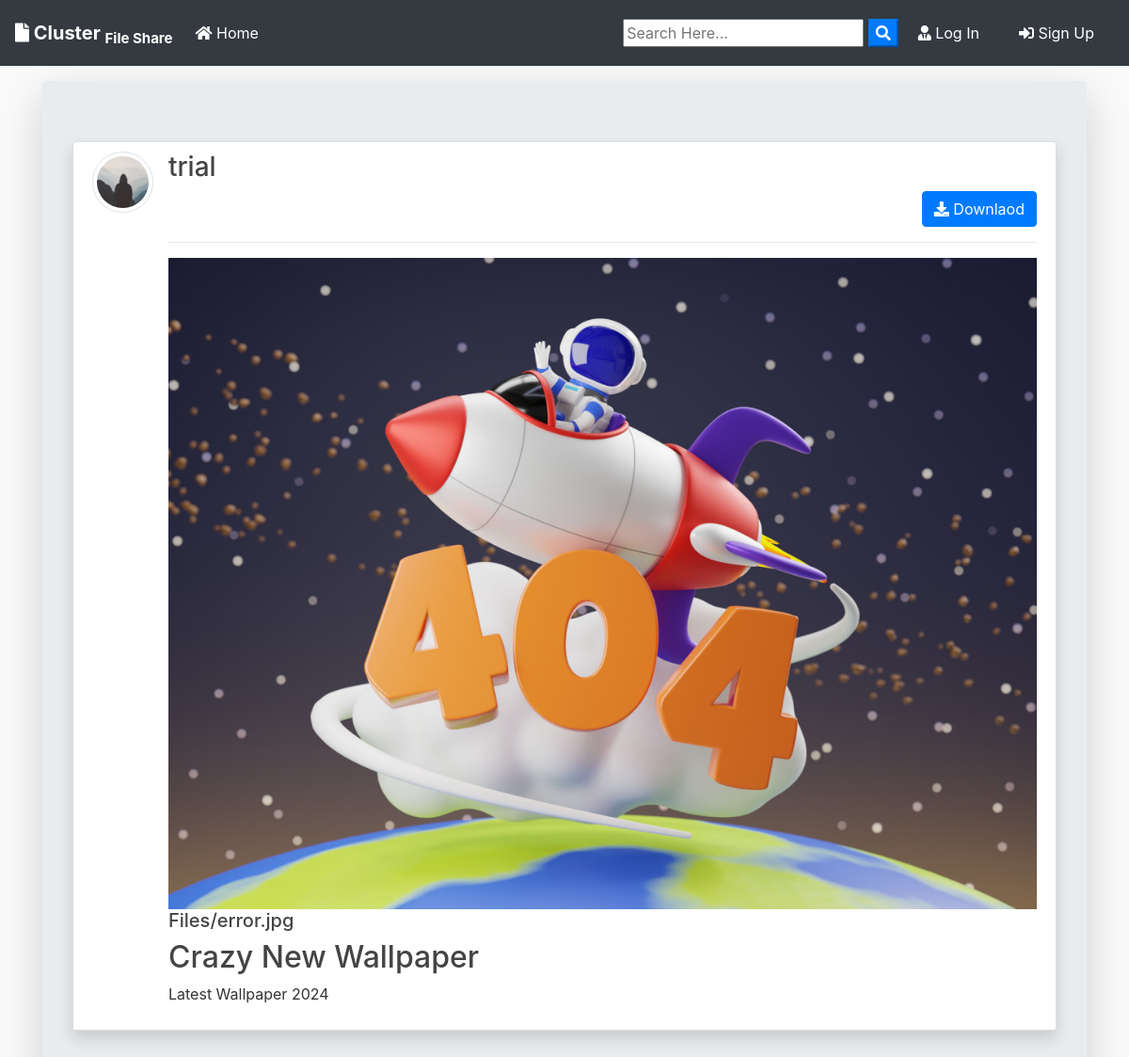
/post/16/, run on the app's committed database.
### blog/models.py (models this page shows, shortened)
class Post(models.Model):
	title = models.CharField(max_length=100)
	file = models.FileField(null=True,blank=True,upload_to='Files')
	content = models.TextField()
	date_posted = models.DateTimeField(default=timezone.now)
	author = models.ForeignKey(User, on_delete=models.CASCADE)
	def extension(self):
		name, extension = os.path.splitext(self.file.name)
		return extension

### users/models.py (models this page shows, shortened)
class Profile(models.Model):
    user = models.OneToOneField(User, on_delete=models.CASCADE)
    image = models.ImageField(default='default.jpg', upload_to='profile_pics')

### blog/views.py (the view)
# urls.py: path('post/<int:pk>/', PostDetailView.as_view(), name='post-detail'),
class PostDetailView(DetailView):
    model = Post
    template_name = 'blog/post_detail.html'

### blog/templates/blog/post_detail.html (shortened to what this page needs)
{% extends "blog/base.html" %}
{% block content %}
<div class="jumbotron mt-3 shadow-lg">
<article class="media content-section shadow ">
   <a href="{{ object.author.profile.image.url }} " target="_blank"> <img src="{{ object.author.profile.image.url }}  " alt="" class="article-img rounded-circle img-thumbnail img-fluid">
   </a>
    <div class="media-body">
      <div class="">
        <div class="d-flex justify-content-between">
        <a class="mr-2 mt-0 mb-0  text-dark" href="{% url 'user-posts' object.author.username  %}"><h3>{{ object.author }}</h3></a>
        </div>
        {% if object.author != user %}
          <div class="form-group mt-0 pt-0 d-flex justify-content-end">
            <a href="{{ object.file.url }}" download class="btn btn-primary flex-last" type="submit"><i class="fas fa-download"></i> Downlaod</a>
          </div>
        {% endif %}
        <hr>
      </div>
      <div>
        {% if object.file %}
          {% if object.extension == '.jpg' or object.extension == 'jpeg' or object.extension == 'png' %}
            <a href="{{ object.file.url }}"  download ><img src="{{ object.file.url }}" alt="" class="img-fluid "></a>
            <a href="{{ object.file.url }}"  download class="text-dark"><h5>{{ object.file }}</h5></a>
          {% else %}
            <a href="{{ object.file.url }}"  download class="text-dark"><h5>{{ object.file }}</h5></a>
          {% endif %}
        {% endif %}
      </div>
      <h2>{{ object.title }}</h2>
      <p class="article-content">{{ object.content }}</p>
    </div>
  </article>
{% endblock content %}

### blog/static/blog/main.css (style rules this page uses)
body { background: #fafafa; color: #333333; margin-top: 0; }
h1, h2, h3, h4, h5, h6 { color: #444444; }
.content-section { background: #ffffff; padding: 10px 20px; border: 1px solid #dddddd; border-radius: 3px; margin-bottom: 20px; }
.article-content { white-space: pre-line; }
.article-img { height: 65px; width: 65px; margin-right: 16px; }

### data on the page
Post: author.profile.image (placeholder picture), author "trial", file (picture), file "Files/error.jpg", title "Crazy New Wallpaper", content "Latest Wallpaper 2024"
